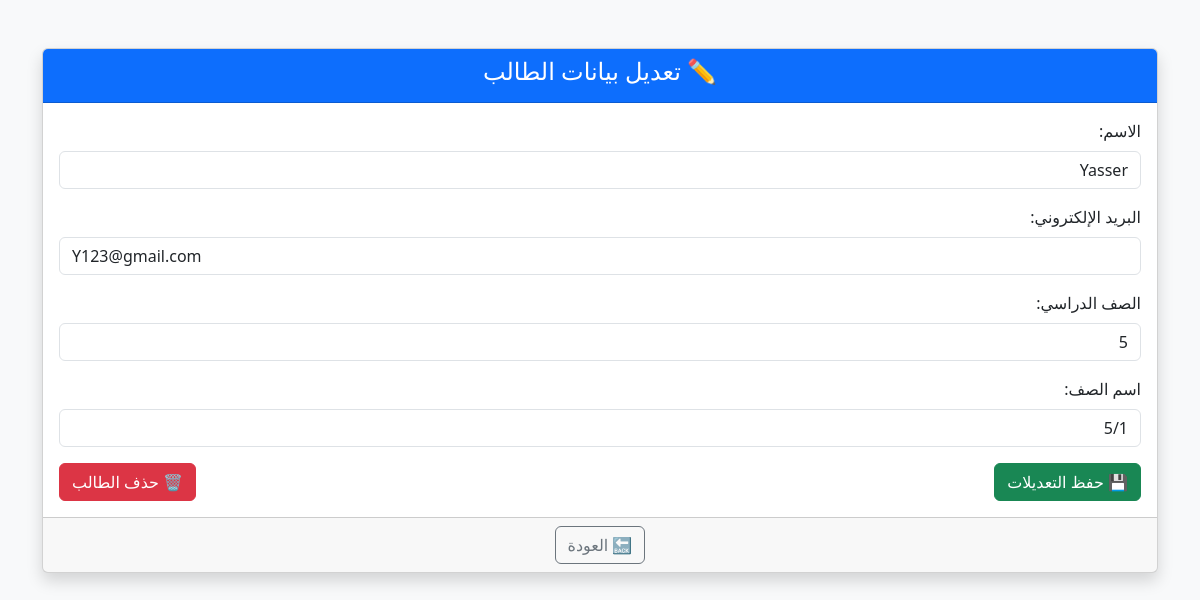
Screenshot of /edit_student.php?student_id=55 (signed in) with the database file from the repository.
### tables this page shows
CREATE TABLE `students` (
  `id` int(11) NOT NULL,
  `user_id` int(11) DEFAULT NULL,
  `grade_level` varchar(10) DEFAULT NULL,
  `class_name` varchar(50) DEFAULT NULL,
  `qr_code` varchar(255) DEFAULT NULL
);

CREATE TABLE `users` (
  `id` int(11) NOT NULL,
  `name` varchar(100) DEFAULT NULL,
  `email` varchar(100) DEFAULT NULL,
  `password` varchar(255) DEFAULT NULL,
  `role` enum('admin','teacher','parent','student') DEFAULT NULL,
  `subject` varchar(100) DEFAULT NULL
);

### edit_student.php (the view, shortened to what this page needs)
<?php
$conn = new mysqli("localhost", "root", "", "school_db");
$studentData = null;
if (isset($_GET['student_id']) && is_numeric($_GET['student_id'])) {
    $student_id = (int)$_GET['student_id'];
    $stmt = $conn->prepare("
        SELECT s.id, u.name, u.email, s.grade_level, s.class_name
        FROM students s
        JOIN users u ON s.user_id = u.id
        WHERE s.id = ?
    ");
    $stmt->bind_param("i", $student_id);
    $stmt->execute();
    $result = $stmt->get_result();
    $studentData = $result->fetch_assoc();
}
?>
<!DOCTYPE html>
<html lang="ar" dir="rtl">
<head>
    <link href="https://cdn.jsdelivr.net/npm/bootstrap@5.3.0/dist/css/bootstrap.rtl.min.css" rel="stylesheet">
</head>
<body class="bg-light">
<div class="container py-5">
    <div class="card shadow">
        <div class="card-header bg-primary text-white text-center">
            <h4>✏️ تعديل بيانات الطالب</h4>
        </div>
        <div class="card-body">
            <?php if ($studentData): ?>
                <form method="post">
                    <div class="mb-3">
                        <label class="form-label">الاسم:</label>
                        <input type="text" name="name" value="<?= htmlspecialchars($studentData['name']) ?>" class="form-control" required>
                    </div>
                    <div class="mb-3">
                        <label class="form-label">البريد الإلكتروني:</label>
                        <input type="email" name="email" value="<?= htmlspecialchars($studentData['email']) ?>" class="form-control" required>
                    </div>
                    <div class="mb-3">
                        <label class="form-label">الصف الدراسي:</label>
                        <input type="text" name="grade_level" value="<?= htmlspecialchars($studentData['grade_level']) ?>" class="form-control" required>
                    </div>
                    <div class="mb-3">
                        <label class="form-label">اسم الصف:</label>
                        <input type="text" name="class_name" value="<?= htmlspecialchars($studentData['class_name']) ?>" class="form-control" required>
                    </div>
                    <div class="d-flex justify-content-between">
                        <button type="submit" name="update" class="btn btn-success">💾 حفظ التعديلات</button>
                        <button type="submit" name="delete" class="btn btn-danger" onclick="return confirmDelete();">🗑️ حذف الطالب</button>
                    </div>
                </form>
            <?php else: ?>
                <div class="alert alert-warning text-center">⚠️ لم يتم العثور على الطالب.</div>
            <?php endif; ?>
        </div>
        <div class="card-footer text-center">
            <a href="view_student_admin.php" class="btn btn-outline-secondary">🔙 العودة</a>
        </div>
    </div>
</div>
</body>
</html>

### rows the page displays
students: name "Yasser", email "Y123@gmail.com", grade_level "5", class_name "5/1"
